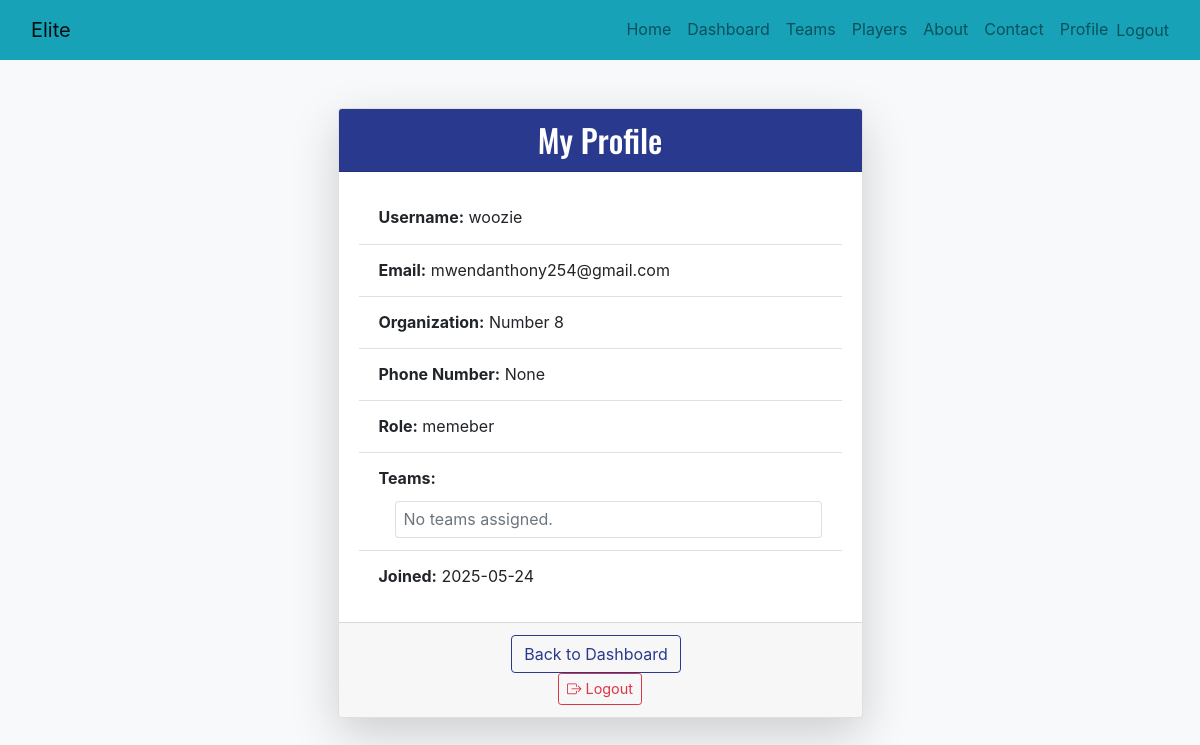
/profile/ (signed in), run on the app's committed database.
### Elite/models.py (models this page shows, shortened)
class Scout(models.Model):
    user = models.OneToOneField("auth.User", on_delete=models.CASCADE)
    organization = models.CharField(max_length=100,)
    phone_number = models.CharField(max_length=15, blank=True, null=True,
                                    validators=[RegexValidator(regex=r'^\+?1?\d{10,15}$', message="Enter a valid phone number")])
    role = models.CharField(max_length=100, choices=[("head scout", "Head Scout"), ("assistant", "Assistant")])
    created_at = models.DateTimeField(auto_now_add=True)
    teams = models.ManyToManyField(Team, related_name='scouts')

### Elite/views.py (the view)
# urls.py: path('profile/', views.profile, name='profile'),
@login_required(login_url='login_user')
def profile(request):
    try:
        scout = request.user.scout
    except AttributeError:
        messages.error(request, "You do not have a profile. Please contact the admin.")
        return redirect('dashboard')
    return render(request, "base/profile.html", {"scout": scout})

### Elite/templates/base/profile.html (shortened to what this page needs)
{% extends 'main.html' %}
{% block content %}
<div class="container mt-5">
  <div class="row justify-content-center">
    <div class="col-md-8 col-lg-6">
      <div class="card shadow-lg">
        <div class="card-header bg-primary text-white text-center">
          <h2 class="mb-0">My Profile</h2>
        </div>
        <div class="card-body">
          <ul class="list-group list-group-flush">
            <li class="list-group-item">
              <strong>Username:</strong> {{ scout.user.username }}
            </li>
            <li class="list-group-item">
              <strong>Email:</strong> {{ scout.user.email }}
            </li>
            <li class="list-group-item">
              <strong>Organization:</strong> {{ scout.organization }}
            </li>
            <li class="list-group-item">
              <strong>Phone Number:</strong> {{ scout.phone_number }}
            </li>
            <li class="list-group-item">
              <strong>Role:</strong> {{ scout.role }}
            </li>
            <li class="list-group-item">
              <strong>Teams:</strong>
              <ul class="list-group ms-3 mt-2">
                {% for team in scout.teams.all %}
                  <li class="list-group-item py-1 px-2">{{ team.name }}</li>
                {% empty %}
                  <li class="list-group-item py-1 px-2 text-muted">No teams assigned.</li>
                {% endfor %}
              </ul>
            </li>
            <li class="list-group-item">
              <strong>Joined:</strong> {{ scout.created_at|date:"Y-m-d" }}
            </li>
          </ul>
        </div>
        <div class="card-footer text-center">
          <a href="{% url 'dashboard' %}" class="btn btn-outline-primary me-2">Back to Dashboard</a><br>
          <form method="post" action="{% url 'logout_user' %}" class="d-inline">
            <button type="submit" class="btn btn-outline-danger btn-sm">
              <i class="bi bi-box-arrow-right"></i> Logout
            </button>
          </form>
      </div>
    </div>
  </div>
</div>
{% endblock %}

### Elite/static/css/style.css (style rules this page uses)
body { line-height: 1.7; font-weight: 400; font-size: 1rem; font-family: -apple-system, BlinkMacSystemFont, "Segoe UI", Roboto, "Helvetica Neue", Arial, "Noto Sans", sans-serif, "Apple Color Emoji", "Segoe UI Emoji", "Segoe UI Symbol", "Noto Color Emoji"; background: #222831; }
h1, h2, h3, h4, h5, h6, .site-logo { font-family: 'Oswald', sans-serif; }
a { -webkit-transition: .3s all ease; -o-transition: .3s all ease; transition: .3s all ease; }
.btn { position: relative; top: 0; }
.btn.btn-sm { font-size: 0.9rem; }

### data on the page
Scout: user.username "woozie", user.email "mwendanthony254@gmail.com", organization "Number 8", phone_number "None", role "memeber", created_at "2025-05-24"
